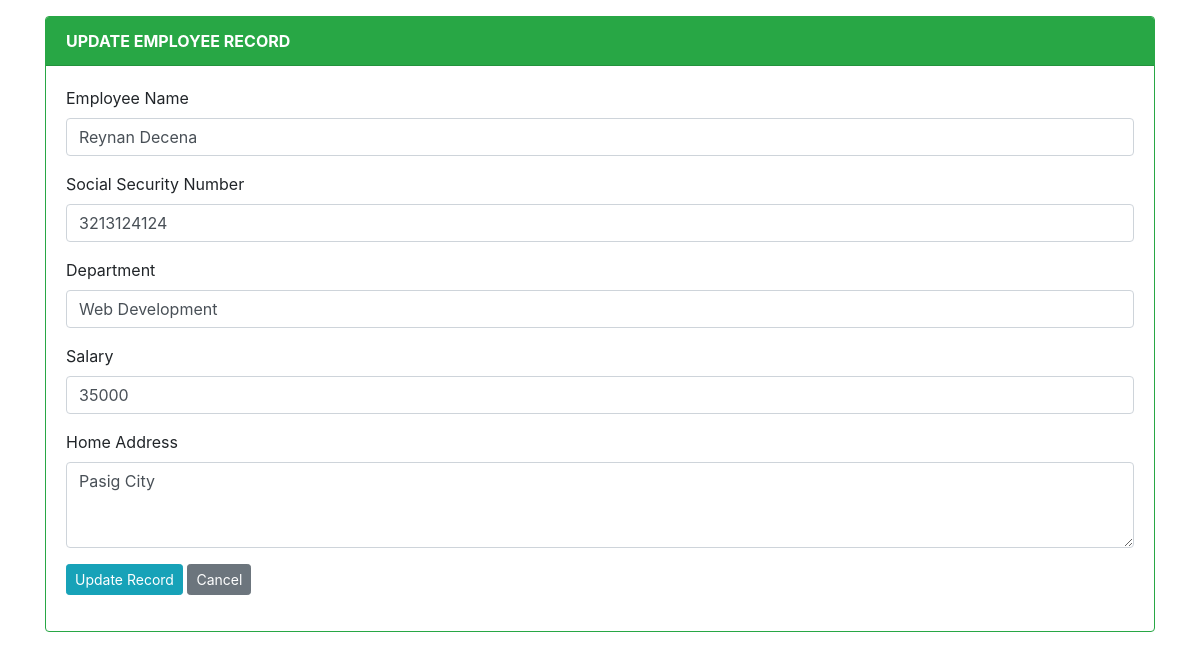
Page /update.php?id=1 on the committed database.
### tables this page shows
CREATE TABLE `emp_record` (
  `emp_id` int(11) NOT NULL,
  `emp_name` varchar(50) NOT NULL,
  `emp_ssn` varchar(20) NOT NULL,
  `emp_dept` varchar(30) NOT NULL,
  `emp_salary` int(10) NOT NULL,
  `emp_address` varchar(100) NOT NULL
);

### process/update.php (called while the page is built, shortened)
<?php
    $queryID = $_GET["id"];
?>

### update.php (the view, shortened to what this page needs)
<!DOCTYPE html>
<html lang="en">
<head>
    <link rel="stylesheet" href="https://stackpath.bootstrapcdn.com/bootstrap/4.3.1/css/bootstrap.min.css">
</head>
<body>
    <div class="container mx-auto">
        <?php
            include 'process/update.php';
        ?>
        <div class="card mt-3 border-success">
            <div class="card-header bg-success text-white font-weight-bold">
                UPDATE EMPLOYEE RECORD
            </div>
            <div class="card-body">
                <?php
                    $sql = "SELECT * FROM emp_record WHERE emp_id='$queryID'";
                    $stmt = $connectDB->query($sql);
                    while($row=$stmt->fetch()){
                        $name = $row["emp_name"];
                        $ssn = $row["emp_ssn"];
                        $dept = $row["emp_dept"];
                        $salary = $row["emp_salary"];
                        $address = $row["emp_address"];
                    }
                ?>
                <form action="update.php?id=<?php echo $queryID; ?>" method="POST">
                    <div class="form-group">
                        <label for="empName">Employee Name</label>
                        <input type="text" class="form-control" id="empName" name="empName" value="<?php echo $name;?>">
                    </div>
                    <div class="form-group">
                        <label for="ssNumber">Social Security Number</label>
                        <input type="text" class="form-control" id="ssNumber" name="ssNumber" value="<?php echo $ssn;?>">
                    </div>
                    <div class="form-group">
                        <label for="dept">Department</label>
                        <input type="text" class="form-control" id="dept" name="dept" value="<?php echo $dept;?>">
                    </div>
                    <div class="form-group">
                        <label for="salary">Salary</label>
                        <input type="text" class="form-control" id="salary" name="salary" value="<?php echo $salary;?>">
                    </div>
                    <div class="form-group">
                        <label for="address">Home Address</label>
                        <textarea class="form-control" name="address" id="address" cols="3" rows="3"><?php echo $address;?></textarea>
                    </div>
                    <div class="form-group">
                        <button type="submit" name="submit" class="btn btn-info btn-sm">Update Record</button>
                        <a href="viewData.php" class="btn btn-secondary btn-sm">Cancel</a>
                    </div>
                </form>
            </div>
        </div>
    </div>
</body>
</html>

### rows in the picture
emp_record: empName "Reynan Decena", ssNumber "3213124124", dept "Web Development", salary "35000", address "Pasig City"
